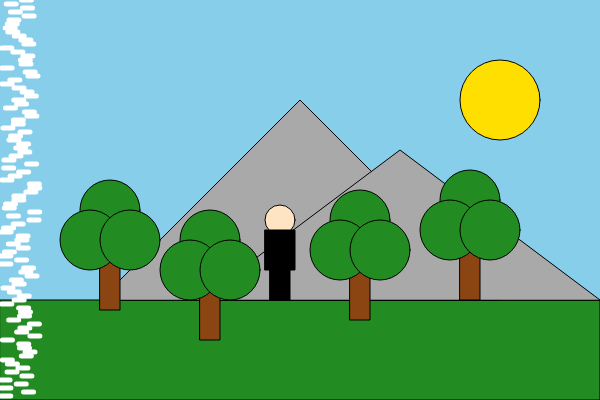
Frame 1 (no input)
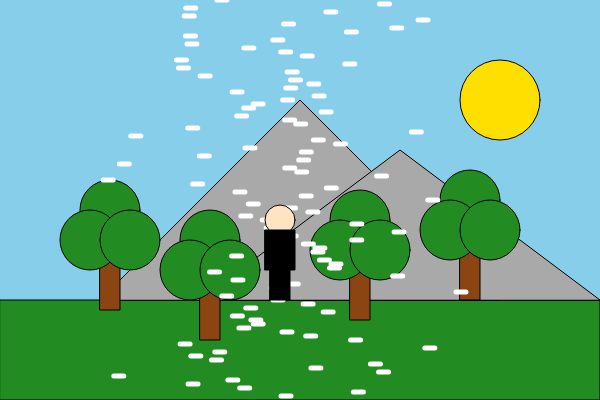
Frame 60 (no input)
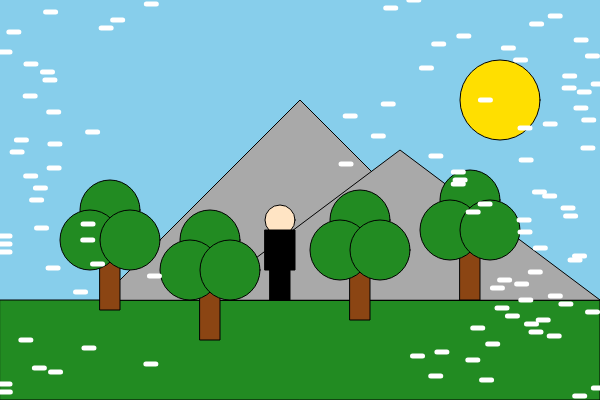
Frame 120 (the mouse pressed at the canvas centre since frame 60)

The p5.js sketch that drew these frames (run headless with seeded random() and noise() and a simulated clock; from frame 60 on, the mouse is pressed at the canvas centre):

// p5.js sketch
// ── sketch.js
let characterState = 'standing';

let trees = [
  {
    x: 100,
    y: 250
  },
  {
    x: 200,
    y: 280
  },
  {
    x: 350,
    y: 260
  },
  {
    x: 460,
    y: 240
  }
];
let mountains = [
  {
    x: 0,
    y: 0
  },
  {
    x: 100,
    y: 50
  }
];

function setup() {
    characterXPos = 280;
    characterYPos = 250;
    characterYVelocity = 0;
    characterSpeed = 5;

    lines = []
    for (let i = 0; i < 100; i++){
      lines.push(0);
    }
}

function drawTree(x, y) {
  fill(139, 69, 19); 
  rect(x, y, 20, 60);

  fill(34, 139, 34);
  ellipse(x + 10, y - 40, 60, 60); 
  ellipse(x - 10, y - 10, 60, 60); 
  ellipse(x + 30, y - 10, 60, 60);
}

function drawMountain(x, y){
  fill(169, 169, 169);
  triangle(100 + x, 300, 300 + x, 100 + y, 500 + x, 300);
}

function drawLandscape () {
  createCanvas(600, 400);
  background(135, 206, 235);
  fill(34, 139, 34);
  rect(0, 300, 600, 100);

  for (let i = 0; i < mountains.length; i++){
    drawMountain(mountains[i].x,mountains[i].y);
  }

  //triangle(200, 300, 400, 120, 600, 300);

  fill(255, 223, 0);
  ellipse(500, 100, 80, 80);
  

  for (let i = 0; i < trees.length; i++){
    drawTree(trees[i].x,trees[i].y);
  }

}

function drawSnow(){
  stroke('white');
  strokeWeight(5);
  for (let i = 0; i < 100; i++){
    lines[i] += random(0, 30);
    if (lines[i] > 600){
      lines[i] = 0;
    }
    line(lines[i], i * 4, lines[i] + 10, i * 4);
  }
  stroke('black');
  strokeWeight(1);
}

function draw() {

  drawLandscape();
  drawSnow();

  characterYPos += characterYVelocity;
  if (characterYPos > 250){
    characterYPos = 250;
    characterYVelocity = 0;
  }
  characterYVelocity += 2;
  if (characterState === 'standing') {
    drawCharacterStandingFront(characterXPos, characterYPos);
  } else if (characterState === 'jumping') {
    drawCharacterJumpingFront(characterXPos, characterYPos + 10);
  } else if (characterState === 'walkingLeft') {
    characterXPos -= characterSpeed;
    drawCharacterWalkingLeft(characterXPos, characterYPos);
  } else if (characterState === 'walkingRight') {
    characterXPos += characterSpeed;
    drawCharacterWalkingRight(characterXPos, characterYPos);
  } else if (characterState === 'jumpingLeft') {
    drawCharacterJumpingLeft(characterXPos - 30, characterYPos - 50);
  } else if (characterState === 'jumpingRight') {
    drawCharacterJumpingRight(characterXPos + 30, characterYPos - 50);
  }
}

function drawCharacterStandingFront(x, y) {
  fill(255, 228, 196);
  ellipse(x, y - 30, 30, 30);

  fill(0);
  rect(x - 15, y - 20, 30, 40);

  fill(0);
  rect(x - 10, y + 20, 10, 30);
  rect(x + 0, y + 20, 10, 30);
}

function drawCharacterJumpingFront(x, y) {
  fill(255, 228, 196); 
  ellipse(x, y - 30, 30, 30);

  fill(0); 
  rect(x - 15, y - 20, 30, 40)

  fill(0); 
  rect(x - 20, y + 10, 10, 30);
  rect(x + 10, y + 10, 10, 30);
}

function drawCharacterWalkingLeft(x, y) {
  fill(255, 228, 196); 
  ellipse(x, y - 30, 30, 30);

  fill(0); 
  rect(x - 15, y - 20, 30, 40);

  fill(0); 
  rect(x - 15, y + 20, 10, 30);
  rect(x + 5, y + 10, 10, 30);
}

function drawCharacterWalkingRight(x, y) {
  fill(255, 228, 196); 
  ellipse(x, y - 30, 30, 30);

  fill(0); 
  rect(x - 15, y - 20, 30, 40);

  fill(0); 
  rect(x - 15, y + 10, 10, 30);
  rect(x + 5, y + 20, 10, 30);
}

function drawCharacterJumpingLeft(x, y) {
  fill(255, 228, 196); 
  ellipse(x, y - 30, 30, 30);

  fill(0); 
  rect(x - 15, y - 20, 30, 40);

  fill(0); 
  rect(x - 20, y, 10, 30);
  rect(x + 0, y, 10, 30);
}

function drawCharacterJumpingRight(x, y) {
  fill(255, 228, 196); 
  ellipse(x, y - 30, 30, 30);

  fill(0); 
  rect(x - 15, y - 20, 30, 40);

  fill(0); 
  rect(x - 10, y, 10, 30);
  rect(x + 10, y, 10, 30);
}

function keyPressed() {
  if (key === ' ') {
    if (characterYPos == 250){
      characterYVelocity -= 20;
    }

  }
  if (key === 'a') {
    characterState = 'walkingLeft';
  } else if (key === 'd') {
    characterState = 'walkingRight';
  } else if (key === 'q') {
    characterState = 'jumpingLeft';
  } else if (key === 'e') {
    characterState = 'jumpingRight';
  } else if (key === ' ') {
    //characterState = 'jumping';
  } 
  else {
    characterState = 'standing';
  }
}

function keyReleased() {
  if (key === ' ' && characterState == 'jumping') {
    characterState = 'standing';
  } else if (key === 'a' && characterState == 'walkingLeft') {
    characterState = 'standing';
  } else if (key === 'd' && characterState == 'walkingRight') {
    characterState = 'standing';
  } else if (key === 'q' && characterState == 'jumpingLeft') {
    characterState = 'standing';
  } else if (key === 'e' && characterState == 'jumpingRight') {
    characterState = 'standing';
  } else {
    characterState = 'standing';
  }
}
